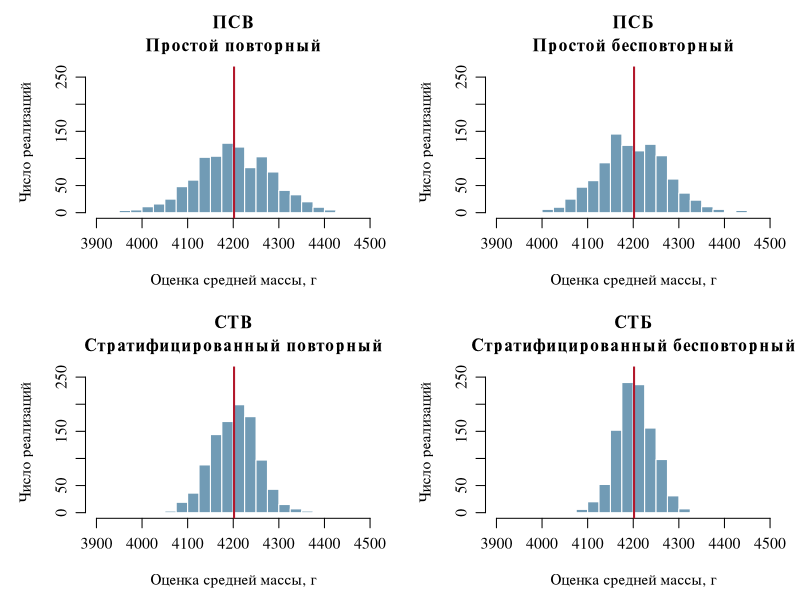
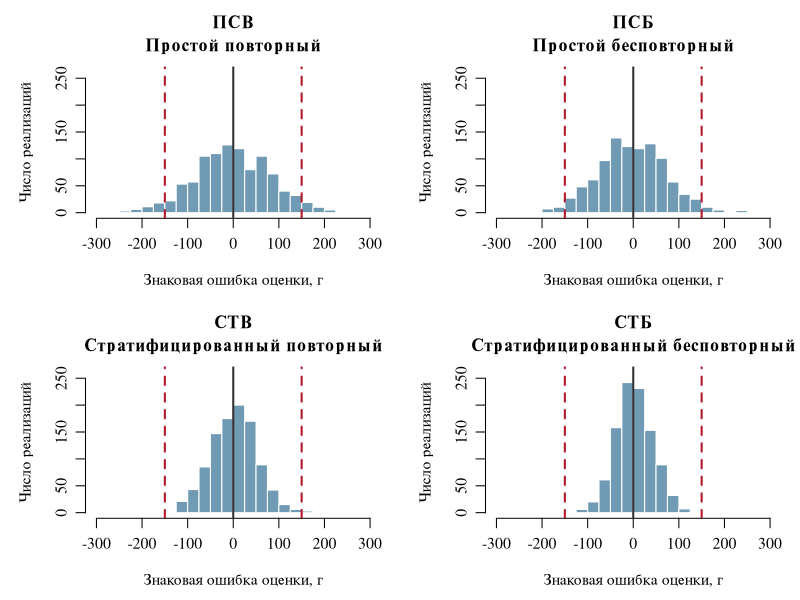

These figures' R source, in order:
## ---- chunk 1
knitr::opts_chunk$set(
  echo = TRUE, message = FALSE, warning = TRUE,
  fig.width = 10, fig.height = 7.5, dpi = 150,
  dev = "png", dev.args = list(type = "cairo")
)
options(scipen = 10, digits = 7)
## ---- chunk 2
confidence <- 0.95
delta <- 150          # Допустимая предельная ошибка, г
pilot_size <- 25L
B <- 1000L            # Число реализаций каждого метода
## ---- chunk 3
library(palmerpenguins)

population <- as.data.frame(
  penguins[!is.na(penguins$body_mass_g),
           c("species", "body_mass_g")]
)
rownames(population) <- NULL

# После этой подготовки порядок строк population не изменяется.
N <- nrow(population)
y <- population$body_mass_g
stratum_levels <- c("Adelie", "Chinstrap", "Gentoo")
stratum_rows <- lapply(stratum_levels, function(h) {
  which(population$species == h)
})
names(stratum_rows) <- stratum_levels
N_h <- vapply(stratum_rows, length, integer(1))
W_h <- N_h / N

stopifnot(N == 342L, sum(N_h) == N, !anyNA(y))

# Эталон используется только при описании совокупности и сравнении оценок.
mu_population <- mean(y)
variance_population <- mean((y - mu_population)^2)

population_summary <- data.frame(
  Показатель = c("Число наблюдений", "Средняя масса, г",
                "Дисперсия совокупности (делитель N), г²"),
  Значение = c(N, mu_population, variance_population),
  check.names = FALSE
)
knitr::kable(population_summary, digits = 3, row.names = FALSE)

stratum_summary <- data.frame(
  Вид = stratum_levels,
  Численность = as.integer(N_h),
  Доля = as.numeric(W_h),
  `Средняя масса, г` = vapply(stratum_rows, function(idx) mean(y[idx]), numeric(1)),
  check.names = FALSE
)
knitr::kable(stratum_summary, digits = 3, row.names = FALSE)
## ---- chunk 4
pilot_idx <- c(
    1, 15, 23, 26, 34,
   35, 43, 51, 61, 89,
  109, 119, 191, 193, 196,
  206, 211, 245, 262, 271,
  284, 286, 292, 314, 331
)

pilot_sample <- population[pilot_idx, , drop = FALSE]
stopifnot(nrow(pilot_sample) == pilot_size,
          length(unique(pilot_idx)) == pilot_size)

pilot_mean <- mean(pilot_sample$body_mass_g)
s2_pilot <- var(pilot_sample$body_mass_g)  # Делитель: pilot_size - 1
alpha <- 1 - confidence
t_critical <- qt(1 - alpha / 2, df = pilot_size - 1)
## ---- chunk 5
n_calculated <- N * t_critical^2 * s2_pilot /
  (N * delta^2 + t_critical^2 * s2_pilot)
n <- as.integer(ceiling(n_calculated))

planned_error <- function(k) {
  t_critical * sqrt(s2_pilot / k * (1 - k / N))
}

stopifnot(n >= 1L, n <= N,
          planned_error(n) <= delta,
          n == 1L || planned_error(n - 1L) > delta)

planning_table <- data.frame(
  Показатель = c("Объем разведочной выборки",
                "Разведочное среднее, г",
                "Исправленная разведочная дисперсия, г²",
                "Квантиль t(0,975; 24)",
                "Расчетный объем до округления",
                "Объем n после округления вверх",
                "Расчетная предельная ошибка при n, г"),
  Значение = c(pilot_size, pilot_mean, s2_pilot, t_critical,
              n_calculated, n, planned_error(n)),
  check.names = FALSE
)
knitr::kable(planning_table, digits = 4, row.names = FALSE)
## ---- chunk 6
allocation_exact <- n * W_h
n_h <- as.integer(floor(allocation_exact))
remaining <- n - sum(n_h)

if (remaining > 0L) {
  priority <- order(-(allocation_exact - n_h), seq_along(n_h))
  chosen_strata <- priority[seq_len(remaining)]
  n_h[chosen_strata] <- n_h[chosen_strata] + 1L
}
names(n_h) <- stratum_levels

stopifnot(sum(n_h) == n, all(n_h > 0L), all(n_h <= N_h))

allocation_table <- data.frame(
  Вид = stratum_levels,
  N_h = as.integer(N_h),
  W_h = as.numeric(W_h),
  `n × W_h` = as.numeric(allocation_exact),
  n_h = as.integer(n_h),
  check.names = FALSE
)
knitr::kable(allocation_table, digits = 4, row.names = FALSE)
## ---- chunk 7
draw_simple_mean <- function(replace) {
  idx <- sample.int(N, size = n, replace = replace)
  mean(y[idx])
}

draw_stratified_mean <- function(replace) {
  stratum_means <- numeric(length(stratum_rows))
  for (h in seq_along(stratum_rows)) {
    rows_h <- stratum_rows[[h]]
    idx_h <- rows_h[sample.int(length(rows_h),
                              size = n_h[h], replace = replace)]
    stratum_means[h] <- mean(y[idx_h])
  }
  sum(W_h * stratum_means)
}

RNGkind(kind = "Mersenne-Twister", normal.kind = "Inversion",
        sample.kind = "Rejection")
seed <- 20261023L
set.seed(seed)
initial_rng_state <- .Random.seed

estimates <- list(PSV = numeric(B), PSB = numeric(B),
                  STV = numeric(B), STB = numeric(B))

# Генератор не переинициализируется между реализациями и методами.
for (b in seq_len(B)) {
  estimates$PSV[b] <- draw_simple_mean(replace = TRUE)
  estimates$PSB[b] <- draw_simple_mean(replace = FALSE)
  estimates$STV[b] <- draw_stratified_mean(replace = TRUE)
  estimates$STB[b] <- draw_stratified_mean(replace = FALSE)
}

method_labels <- c(PSV = "ПСВ", PSB = "ПСБ", STV = "СТВ", STB = "СТБ")
method_names <- c(PSV = "Простой повторный",
                  PSB = "Простой бесповторный",
                  STV = "Стратифицированный повторный",
                  STB = "Стратифицированный бесповторный")

stopifnot(length(estimates) == 4L,
          all(lengths(estimates) == B),
          all(is.finite(unlist(estimates, use.names = FALSE))))
## ---- chunk 8
errors <- lapply(estimates, function(x) x - mu_population)

statistics <- vapply(names(estimates), function(method) {
  x <- estimates[[method]]
  e <- errors[[method]]
  c(mean_estimate = mean(x),
    bias = mean(e),
    empirical_se = sd(x),
    rmse = sqrt(mean(e^2)),
    acceptable_share = mean(abs(e) <= delta))
}, numeric(5))
colnames(statistics) <- unname(method_labels[names(estimates)])
## ---- chunk 9
bin_width <- 25
all_estimates <- unlist(estimates, use.names = FALSE)
mass_breaks <- seq(
  floor(min(all_estimates) / bin_width) * bin_width,
  ceiling(max(all_estimates) / bin_width) * bin_width,
  by = bin_width
)

plot_four_histograms <- function(values, breaks, reference_lines,
                                 line_colors, line_types, x_label) {
  histograms <- lapply(values, function(x) hist(x, breaks = breaks,
                                               plot = FALSE))
  y_max <- max(vapply(histograms, function(h) max(h$counts), numeric(1)))
  old_par <- par(mfrow = c(2, 2), mar = c(4.3, 4.5, 3.5, 1),
                 mgp = c(2.7, 0.8, 0), family = "serif", cex = 0.95)
  on.exit(par(old_par))
  for (method in names(values)) {
    plot(histograms[[method]], freq = TRUE,
         main = paste(method_labels[method], method_names[method], sep = "\n"),
         xlab = x_label, ylab = "Число реализаций",
         xlim = range(breaks), ylim = c(0, y_max * 1.08),
         col = "#719bb5", border = "white")
    abline(v = reference_lines, col = line_colors, lty = line_types, lwd = 2)
  }
  invisible(NULL)
}

plot_four_histograms(estimates, mass_breaks,
                     reference_lines = mu_population,
                     line_colors = "#b2182b", line_types = 1,
                     x_label = "Оценка средней массы, г")
## ---- chunk 10
all_errors <- unlist(errors, use.names = FALSE)
error_limit <- ceiling(max(abs(all_errors), delta) / bin_width) * bin_width
error_breaks <- seq(-error_limit, error_limit, by = bin_width)

plot_four_histograms(errors, error_breaks,
                     reference_lines = c(-delta, 0, delta),
                     line_colors = c("#b2182b", "#333333", "#b2182b"),
                     line_types = c(2, 1, 2),
                     x_label = "Знаковая ошибка оценки, г")
## ---- chunk 11
comparison <- data.frame(
  Показатель = c("Среднее из 1000 оценок, г",
                "Эмпирическое смещение, г",
                "Эмпирическая стандартная ошибка, г",
                "RMSE, г",
                "Доля оценок с абсолютной ошибкой не более 150 г"),
  statistics,
  check.names = FALSE
)
knitr::kable(comparison, digits = 3, row.names = FALSE)

best_se <- which.min(statistics["empirical_se", ])
best_rmse <- which.min(statistics["rmse", ])
best_coverage <- which(statistics["acceptable_share", ] ==
                       max(statistics["acceptable_share", ]))
se_reduction_simple <- 100 * (1 - statistics["empirical_se", "ПСБ"] /
                               statistics["empirical_se", "ПСВ"])
se_reduction_stratified <- 100 * (1 - statistics["empirical_se", "СТБ"] /
                                   statistics["empirical_se", "СТВ"])
stratification_reduction_wr <- 100 * (1 - statistics["empirical_se", "СТВ"] /
                                       statistics["empirical_se", "ПСВ"])
stratification_reduction_wor <- 100 * (1 - statistics["empirical_se", "СТБ"] /
                                        statistics["empirical_se", "ПСБ"])
## ---- chunk 12
data.frame(
  Компонент = c("R", "palmerpenguins", "Начальное значение seed"),
  Версия = c(as.character(getRversion()),
             as.character(packageVersion("palmerpenguins")),
             as.character(seed)),
  check.names = FALSE
)
